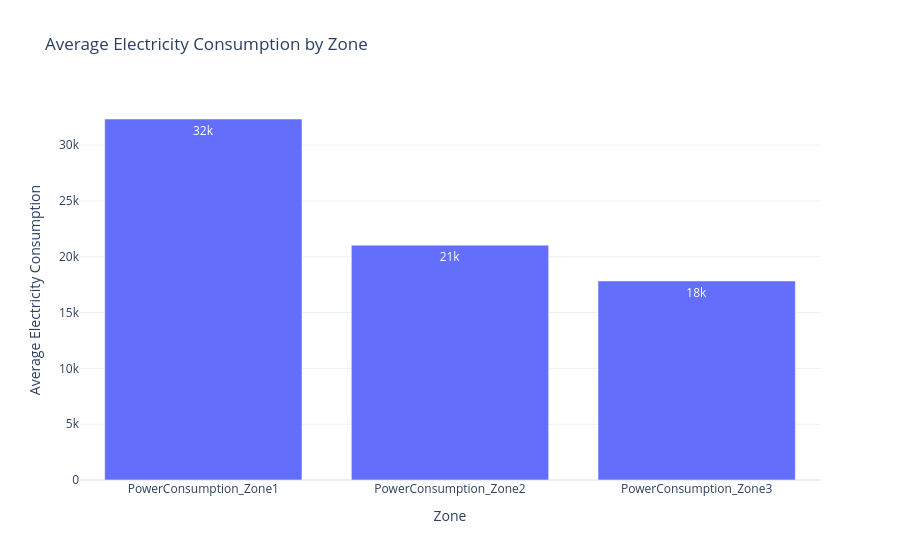

Source (notebook cell):
### Code cell
#2. Average consumption by zone
zone_averages = df[zone_cols].mean().reset_index()
zone_averages.columns = ['Zone', 'Average Consumption']

fig = px.bar(
    zone_averages,
    x='Zone',
    y='Average Consumption',
    title='Average Electricity Consumption by Zone',
    text_auto='.2s',
    labels={'Average Consumption': 'Average Electricity Consumption'}
)

fig.update_layout(template='plotly_white')
fig.show()

### Figure 1 — Plotly figure (JSON) as saved in the notebook; plotly's stock layout.template omitted (floating-point values rounded to 4 significant figures)
{"data": [{"hovertemplate": "Zone=%{x}<br>Average Electricity Consumption=%{y}<extra></extra>", "legendgroup": "", "marker": {"color": "#636efa", "pattern": {"shape": ""}}, "name": "", "orientation": "v", "showlegend": false, "textposition": "auto", "texttemplate": "%{y:.2s}", "type": "bar", "x": ["PowerConsumption_Zone1", "PowerConsumption_Zone2", "PowerConsumption_Zone3"], "xaxis": "x", "y": [32340.0, 21040.0, 17840.0], "yaxis": "y"}], "layout": {"barmode": "relative", "legend": {"tracegroupgap": 0}, "title": {"text": "Average Electricity Consumption by Zone"}, "xaxis": {"anchor": "y", "domain": [0, 1], "title": {"text": "Zone"}}, "yaxis": {"anchor": "x", "domain": [0, 1], "title": {"text": "Average Electricity Consumption"}}}}
